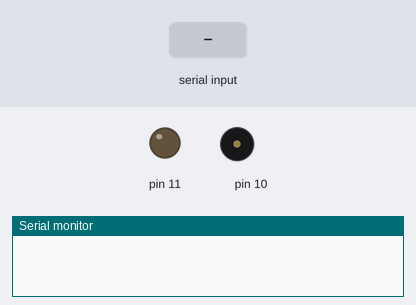
This sketch was run on a simulated Arduino Uno, built with avr-gcc and run on an emulated ATmega328P. Parts: output pins drawn as LEDs (lit = HIGH), buzzer (waves = sounding), the last lines printed to the serial monitor. Inputs (shaded band) come from the test bench.

Above: at 1.2 s.
1.3 s: "0" received over Serial
At 5.12 s:
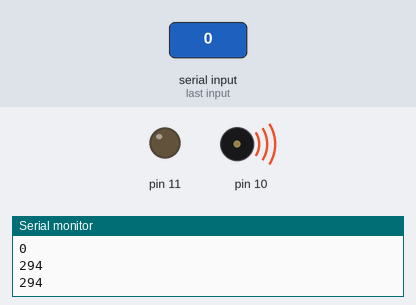
Timing chart, 0 to 10.3 s (numbered marks = the images above; inputs shaded):
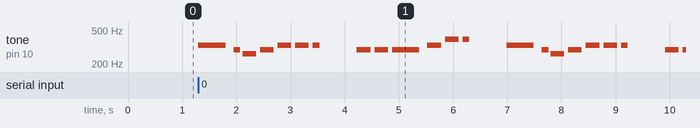

Measured:
- after the input at 1.3 s, tone on pin 10: plays 330 Hz for 0.50 s, 294 Hz for 0.13 s, 262 Hz for 0.25 s, 294 Hz for 0.25 s, 330 Hz for 0.25 s, 330 Hz for 0.25 s … (22 notes in this stretch), starting at once

The sketch:

Bluetooth.ino
```cpp
#define do1  262
#define re1  294
#define me1  330
#define pa1  349
#define sol1 392
#define ra1  440
#define ci1  494
#define do2  523

int music[] = { me1,re1,do1,re1,me1,me1,me1,0,re1,re1,re1,
me1,sol1,sol1,0,me1,re1,do1,re1,me1,me1,me1,0,re1,re1,me1,re1,do1,me1,sol1,do2};
int distance = 31;
int umop[] = {
2.5,8,4,4,4,4,8,
2,
4,4,2,4,4,8,
2,
2.5,8,4,4,4,4,8,
2,
4,4,2,8,4,4,4,4};
void setup()
{
  Serial.begin(9600);
  pinMode(11,OUTPUT);
}

void loop()
{
  char test = Serial.read();
  if(test == 48)
  {
  for(int i=0; i<distance; i++)
  {
    tone(10,music[i],1000/umop[i]);
    delay((1000/umop[i])*1.3);
    Serial.println(music[i]);
  }
  delay(5000);
  }
}
```
